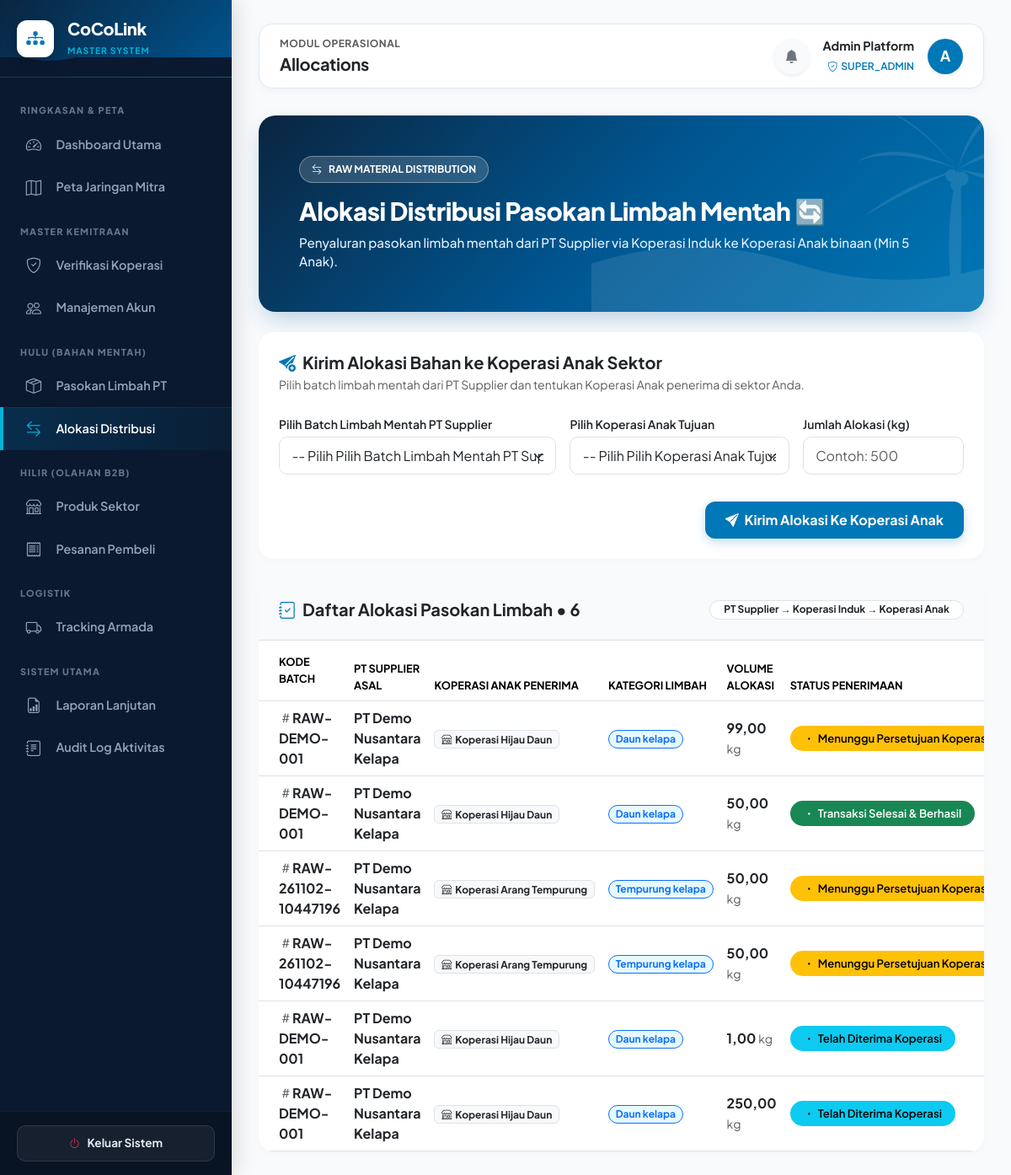
Page /index.php?page=allocations (signed in) on the earlier database version.
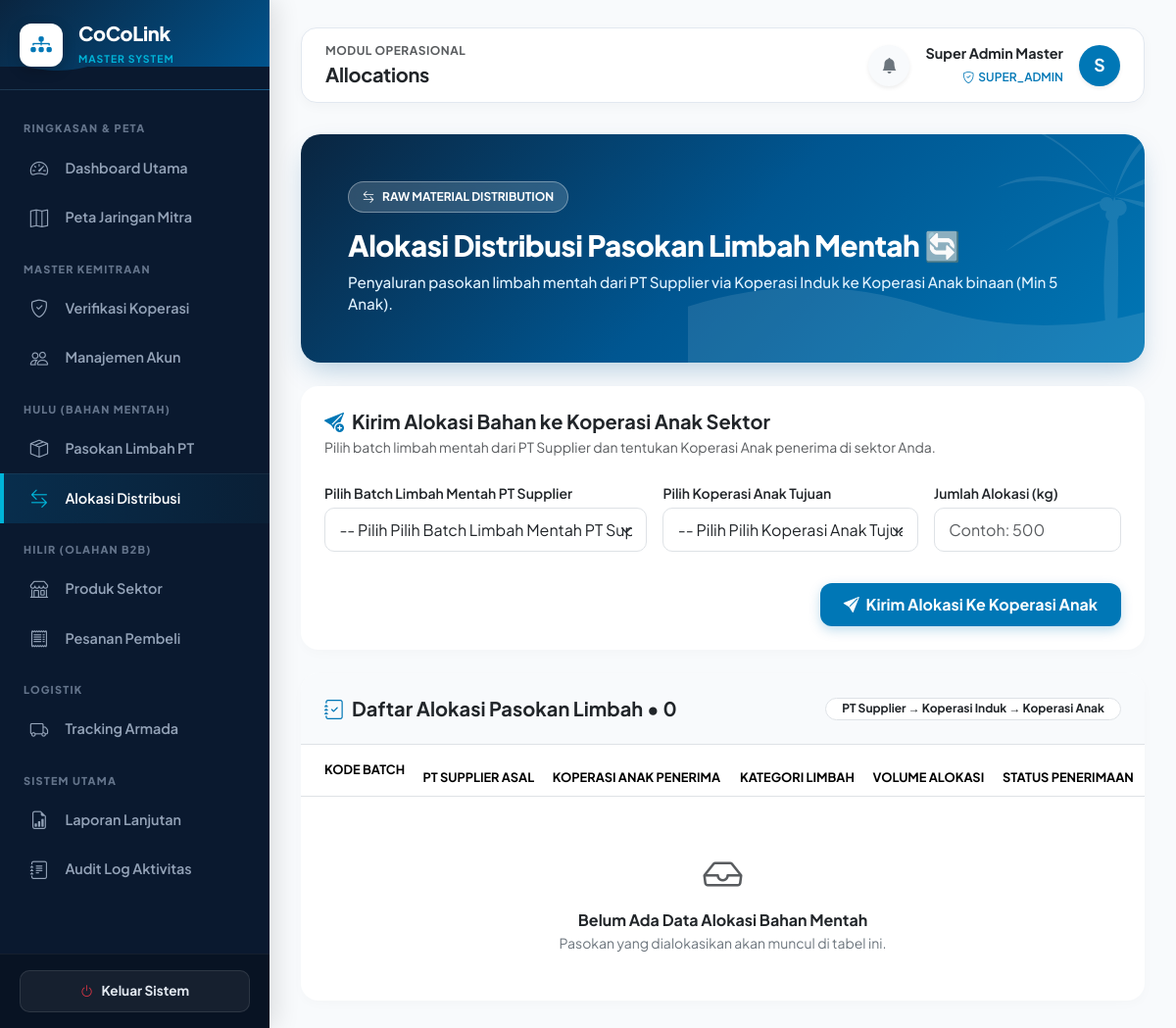
Same page on the later database version.
### tables this page shows
CREATE TABLE `users` (
  `id` int(11) NOT NULL,
  `name` varchar(255) NOT NULL,
  `email` varchar(191) NOT NULL,
  `password` varchar(255) NOT NULL,
  `role` enum('super_admin','induk','supplier','coop','buyer','driver') NOT NULL,
  `supplier_id` int(11) DEFAULT NULL,
  `coop_id` int(11) DEFAULT NULL,
  `buyer_id` int(11) DEFAULT NULL,
  `is_active` tinyint(1) DEFAULT 1,
  `created_at` datetime DEFAULT current_timestamp()
);

CREATE TABLE `allocations` (
  `id` int(11) NOT NULL,
  `batch_id` int(11) NOT NULL,
  `coop_id` int(11) NOT NULL,
  `quantity` decimal(12,2) DEFAULT 0.00,
  `status` enum('proposed','accepted','rejected') DEFAULT 'proposed',
  `created_at` datetime DEFAULT current_timestamp()
);

CREATE TABLE `raw_batches` (
  `id` int(11) NOT NULL,
  `batch_code` varchar(100) NOT NULL,
  `supplier_id` int(11) NOT NULL,
  `raw_type_id` int(11) NOT NULL,
  `quantity` decimal(12,2) DEFAULT 0.00,
  `notes` text DEFAULT NULL,
  `created_at` datetime DEFAULT current_timestamp()
);

CREATE TABLE `suppliers` (
  `id` int(11) NOT NULL,
  `legal_name` varchar(255) NOT NULL,
  `nib` varchar(100) DEFAULT NULL,
  `email` varchar(191) DEFAULT NULL,
  `phone` varchar(50) DEFAULT NULL,
  `address` text DEFAULT NULL,
  `city` varchar(100) DEFAULT NULL,
  `province` varchar(100) DEFAULT NULL,
  `status` enum('pending','verified','rejected') DEFAULT 'verified',
  `latitude` decimal(10,8) DEFAULT NULL,
  `longitude` decimal(11,8) DEFAULT NULL,
  `created_at` datetime DEFAULT current_timestamp()
);

CREATE TABLE `cooperatives` (
  `id` int(11) NOT NULL,
  `supplier_id` int(11) DEFAULT NULL,
  `name` varchar(255) NOT NULL,
  `city` varchar(100) DEFAULT NULL,
  `address` text DEFAULT NULL,
  `status` enum('pending','verified','rejected') DEFAULT 'verified',
  `specialty_raw_type_id` int(11) DEFAULT NULL,
  `latitude` decimal(10,8) DEFAULT NULL,
  `longitude` decimal(11,8) DEFAULT NULL,
  `created_at` datetime DEFAULT current_timestamp()
);

CREATE TABLE `raw_types` (
  `id` int(11) NOT NULL,
  `name` varchar(100) NOT NULL,
  `code` varchar(50) DEFAULT NULL
);

### app/views/pages/allocations.php (the view, shortened to what the changed rows need)
<?php
function page_allocations(array $u): void {
    $isCoop   = $u['role'] === 'coop';
    $isSuper  = $u['role'] === 'super_admin';
    if ($isCoop) {
        $userCoopId = (int)($u['coop_id'] ?? 0);
        $userSuppId = (int)($u['supplier_id'] ?? 0);
        $allocs = rows("SELECT a.*, b.batch_code, r.name AS raw_name, s.legal_name AS supplier_name, c.name AS coop_name
                       FROM allocations a
                       JOIN raw_batches b ON b.id=a.batch_id
                       JOIN raw_types r ON r.id=b.raw_type_id
                       JOIN suppliers s ON s.id=b.supplier_id
                       JOIN cooperatives c ON c.id=a.coop_id
                       WHERE a.coop_id = ?
                          OR (c.supplier_id = ? AND ? > 0)
                          OR a.coop_id IN (SELECT id FROM cooperatives WHERE supplier_id = ? AND ? > 0)
                       ORDER BY a.id DESC", [$userCoopId, $userSuppId, $userSuppId, $userSuppId, $userSuppId]);
    } else {
        $sid = (int)($u['supplier_id'] ?? 0);
        $allocs = rows("SELECT a.*, b.batch_code, r.name AS raw_name, s.legal_name AS supplier_name, c.name AS coop_name
                       FROM allocations a
                       JOIN raw_batches b ON b.id=a.batch_id
                       JOIN raw_types r ON r.id=b.raw_type_id
                       JOIN suppliers s ON s.id=b.supplier_id
                       JOIN cooperatives c ON c.id=a.coop_id
                       " . ($sid && !$isSuper ? "WHERE b.supplier_id = {$sid}" : "") . "
                       ORDER BY a.id DESC");
    }
?>
<div class="allocations-container">
    <div class="card border-0 mb-4 ocean-banner-card">
        <div class="card-body p-4 p-md-5 position-relative" style="z-index: 1;">
            <div class="d-flex justify-content-between align-items-center flex-wrap gap-3">
                <div>
                    <h2 class="banner-title mb-2">Alokasi Distribusi Pasokan Limbah Mentah 🔄</h2>
                </div>
            </div>
        </div>
    </div>
    <div class="card border-0 section-card overflow-hidden">
        <div class="card-body p-0">
            <div class="p-4 border-bottom d-flex justify-content-between align-items-center flex-wrap gap-2" style="background:#F8FAFC;">
                <h5 class="fw-bold mb-0 text-dark"><i class="bi bi-journal-check me-2" style="color:#0077B6"></i>Daftar Alokasi Pasokan Limbah &bull; <?= count($allocs) ?></h5>
                <span class="badge bg-white text-dark border px-3 py-1.5 rounded-pill small">PT Supplier &rarr; Koperasi Induk &rarr; Koperasi Anak</span>
            </div>
            <div class="table-responsive">
                <table class="table table-hover align-middle mb-0">
                    <thead style="background:#F1F5F9; font-size:0.8rem; color:#475569; text-transform:uppercase;">
                        <tr>
                            <th class="ps-4 py-3">Kode Batch</th>
                            <th>PT Supplier Asal</th>
                            <th>Koperasi Anak Penerima</th>
                            <th>Kategori Limbah</th>
                            <th>Volume Alokasi</th>
                            <th>Status Penerimaan</th>
                        </tr>
                    </thead>
                    <tbody>
                    <?php foreach ($allocs as $al): ?>
                        <tr>
                            <td class="ps-4 fw-bold text-dark"><i class="bi bi-hash text-muted"></i><?= e($al['batch_code']) ?></td>
                            <td><strong class="text-dark"><?= e($al['supplier_name']) ?></strong></td>
                            <td><span class="badge bg-light text-dark border"><i class="bi bi-shop me-1"></i><?= e($al['coop_name']) ?></span></td>
                            <td><span class="badge bg-info bg-opacity-10 text-primary border border-primary px-2.5 py-1 rounded-pill"><?= e($al['raw_name']) ?></span></td>
                            <td><strong class="fs-6 text-dark"><?= number($al['quantity']) ?></strong> <small class="text-muted">kg</small></td>
                            <td><?= badge($al['status']) ?></td>
                        </tr>
                    <?php endforeach; ?>
                    </tbody>
                </table>
                <?php if (!$allocs): ?>
                    <div class="p-5 text-center">
                        <i class="bi bi-inbox fs-1 text-muted d-block mb-2"></i>
                        <h6 class="fw-bold text-dark mb-1">Belum Ada Data Alokasi Bahan Mentah</h6>
                        <p class="text-secondary small mb-0">Pasokan yang dialokasikan akan muncul di tabel ini.</p>
                    </div>
                <?php endif; ?>
            </div>
        </div>
    </div>
</div>
<?php } ?>

### app/views/layout.php (shortened to what the changed rows need)
<?php
function render_layout(string $page, array $u, callable $contentRenderer): void {
    $menuGroups = [
        'Ringkasan & Peta' => [
            'dashboard'    => ['label' => 'Dashboard Utama', 'icon' => 'bi-speedometer2', 'roles' => ['super_admin', 'induk', 'supplier', 'coop', 'buyer', 'driver']],
            'maps'         => ['label' => 'Peta Jaringan Mitra', 'icon' => 'bi-map', 'roles' => ['super_admin', 'induk', 'supplier', 'coop', 'buyer', 'driver']],
        ],
        'Master Kemitraan' => [
            'verification' => ['label' => 'Verifikasi Koperasi', 'icon' => 'bi-shield-check', 'roles' => ['super_admin', 'induk', 'supplier']],
            'accounts'     => ['label' => 'Manajemen Akun', 'icon' => 'bi-people', 'roles' => ['super_admin', 'induk', 'supplier']],
        ],
        'Hulu (Bahan Mentah)' => [
            'batches'      => ['label' => 'Pasokan Limbah PT', 'icon' => 'bi-box-seam', 'roles' => ['super_admin', 'induk', 'supplier']],
            'allocations'  => ['label' => 'Alokasi Distribusi', 'icon' => 'bi-arrow-left-right', 'roles' => ['super_admin', 'induk', 'supplier', 'coop']],
        ],
        'Hilir (Olahan B2B)' => [
            'products'     => ['label' => 'Produk Sektor', 'icon' => 'bi-shop', 'roles' => ['super_admin', 'induk', 'supplier', 'coop']],
            'catalog'      => ['label' => 'Katalog Industri', 'icon' => 'bi-cart-check', 'roles' => ['buyer']],
            'orders'       => ['label' => 'Pesanan Pembeli', 'icon' => 'bi-receipt', 'roles' => ['super_admin', 'induk', 'supplier', 'coop', 'buyer']],
        ],
        'Logistik' => [
            'shipments'    => ['label' => 'Tracking Armada', 'icon' => 'bi-truck', 'roles' => ['super_admin', 'induk', 'supplier', 'coop', 'driver', 'buyer']],
        ],
        'Sistem Utama' => [
            'reports'      => ['label' => 'Laporan Lanjutan', 'icon' => 'bi-file-earmark-bar-graph', 'roles' => ['super_admin']],
            'audit'        => ['label' => 'Audit Log Aktivitas', 'icon' => 'bi-journal-text', 'roles' => ['super_admin']],
        ]
    ];
?>
<!doctype html>
<html lang="id">
<head>
    <link href="https://cdn.jsdelivr.net/npm/bootstrap@5.3.2/dist/css/bootstrap.min.css" rel="stylesheet">
    <link rel="stylesheet" href="https://cdn.jsdelivr.net/npm/bootstrap-icons@1.11.2/font/bootstrap-icons.min.css">
</head>
<body>
<div class="wrapper">
    <aside class="sidebar" id="sidebar">
        <nav class="sidebar-scroll" id="sidebarNav">
            <?php foreach ($menuGroups as $groupName => $items): ?>
                <?php
                    $hasAccess = false;
                    foreach ($items as $item) {
                        if (in_array(($u['role'] ?? ''), $item['roles'], true)) {
                            $hasAccess = true;
                            break;
                        }
                    }
                ?>
                <?php if ($hasAccess): ?>
                    <div class="sidebar-heading text-uppercase"><?= e($groupName) ?></div>
                    <?php foreach ($items as $key => $item): ?>
                        <?php if (in_array(($u['role'] ?? ''), $item['roles'], true)): ?>
                            <a href="<?= url($key) ?>" class="nav-link-coco <?= $page === $key ? 'active' : '' ?>">
                                <i class="bi <?= $item['icon'] ?> nav-icon"></i>
                                <span><?= e($item['label']) ?></span>
                            </a>
                        <?php endif; ?>
                    <?php endforeach; ?>
                <?php endif; ?>
            <?php endforeach; ?>
        </nav>
    </aside>
    <main class="main-content">
        <header class="top-navbar d-flex justify-content-between align-items-center">
            <div class="d-flex align-items-center gap-2 gap-md-3">
                <div class="dropdown">
                    <button class="btn btn-light position-relative rounded-circle p-2 border-0 shadow-sm" type="button" data-bs-toggle="dropdown" aria-expanded="false" style="width: 42px; height: 42px; background: #F8FAFC;">
                    </button>
                </div>
                <div class="d-none d-md-block text-end">
                    <div class="fw-bold text-dark" style="font-size:0.9rem;"><?= e($u['name'] ?? 'User') ?></div>
                    <span class="fw-semibold" style="font-size:0.75rem; color:var(--ocean-primary);"><i class="bi bi-shield-check me-1"></i><?= e(strtoupper($u['role'] ?? 'GUEST')) ?></span>
                </div>
                <div class="text-white rounded-circle d-flex justify-content-center align-items-center fw-bold shadow-sm" style="width:42px; height:42px; font-size:1.1rem; background: var(--ocean-primary);">
                    <?= strtoupper(substr(($u['name'] ?? 'U'), 0, 1)) ?>
                </div>
            </div>
        </header>
        <?php $contentRenderer(); ?>
    </main>
</div>
</body>
</html>
<?php
}

### app/bootstrap.php (shortened to what the changed rows need)
<?php
$config = require __DIR__ . '/../config/config.php';
function db(): PDO {
    global $config;
    static $pdo = null;
    if ($pdo === null) {
        $pdo = new PDO(
            'mysql:host=' . $config['db_host'] . ';port=' . $config['db_port'] . ';dbname=' . $config['db_name'] . ';charset=utf8mb4',
            $config['db_user'],
            $config['db_password'],
            [
                PDO::ATTR_ERRMODE            => PDO::ERRMODE_EXCEPTION,
                PDO::ATTR_DEFAULT_FETCH_MODE => PDO::FETCH_ASSOC,
                PDO::ATTR_EMULATE_PREPARES   => false
            ]
        );
    }
    return $pdo;
}
function sql(string $query, array $params = []): PDOStatement {
    $st = db()->prepare($query);
    $st->execute($params);
    return $st;
}
function rows(string $query, array $params = []): array {
    return sql($query, $params)->fetchAll();
}
function one(string $query, array $params = []): ?array {
    $r = sql($query, $params)->fetch();
    return $r ?: null;
}
function e(mixed $v): string {
    return htmlspecialchars((string)($v ?? ''), ENT_QUOTES | ENT_SUBSTITUTE, 'UTF-8');
}
function app_base(): string {
    $dir = str_replace('\\', '/', dirname($_SERVER['SCRIPT_NAME'] ?? '/index.php'));
    return ($dir === '/' || $dir === '.') ? '' : rtrim($dir, '/');
}
function url(string $page = 'dashboard', array $args = []): string {
    return app_base() . '/index.php?' . http_build_query(array_merge(['page' => $page], $args));
}
function number(mixed $n, int $dec = 2): string {
    return number_format((float)$n, $dec, ',', '.');
}
function current_user(): ?array {
    $u = one('SELECT * FROM users WHERE id=?', [(int)$_SESSION['uid']]);
    return $u;
}
function user(): array {
    $u = current_user();
    return $u;
}
function must_role(array $roles): array {
    $u = user();
    return $u;
}
function status_text(string $status): string {
    return [
        'pending'          => 'Menunggu Pengesahan',
        'verified'         => 'Mitra Resmi / Terverifikasi',
        'rejected'         => 'Ditolak / Perlu Perbaikan',
        'proposed'         => 'Menunggu Persetujuan Koperasi',
        'accepted'         => 'Telah Diterima Koperasi',
        'completed'        => 'Transaksi Selesai & Berhasil',
        'requested'        => 'Menunggu Persetujuan Order',
        'approved'         => 'Pesanan Disetujui',
        'assigned'         => 'Driver Telah Ditugaskan',
        'in_transit'       => 'Dalam Perjalanan Pengiriman',
        'pickup_pending'   => 'Pengajuan Pickup (Butuh ACC)',
        'pickup_requested' => 'Driver Meminta Pickup',
        'pickup_rejected'  => 'Pickup Ditolak Gudang',
        'picked_up'        => 'Sudah Diambil dari Gudang',
        'delivered'        => 'Barang Tiba di Tujuan'
    ][$status] ?? ucwords(str_replace('_', ' ', $status));
}
function badge(string $status): string {
    $color = match ($status) {
        'completed', 'verified', 'delivered' => 'success',
        'rejected', 'pickup_rejected'        => 'danger',
        'accepted', 'approved'               => 'info',
        'in_transit', 'picked_up'            => 'primary',
        default                              => 'warning'
    };
    return '<span class="badge rounded-pill text-bg-' . $color . ' px-3 py-2 fw-semibold" style="font-size:0.82rem;"><i class="bi bi-dot me-1"></i>' . e(status_text($status)) . '</span>';
}
?>

Differences in the rows shown:
removed allocations: batch.batch_code "RAW-DEMO-001", suppliers.legal_name "PT Demo Nusantara Kelapa", coop.name "Koperasi Hijau Daun", raw_types.name "Daun kelapa", quantity "99,00", status "Menunggu Persetujuan…"
removed allocations: batch.batch_code "RAW-DEMO-001", suppliers.legal_name "PT Demo Nusantara Kelapa", coop.name "Koperasi Hijau Daun", raw_types.name "Daun kelapa", quantity "50,00", status "Transaksi Selesai & Berhasil"
removed allocations: batch.batch_code "RAW-261102-10447196", suppliers.legal_name "PT Demo Nusantara Kelapa", coop.name "Koperasi Arang Tempurung", raw_types.name "Tempurung kelapa", quantity "50,00", status "Menunggu Persetujuan…"
removed allocations: batch.batch_code "RAW-261102-10447196", suppliers.legal_name "PT Demo Nusantara Kelapa", coop.name "Koperasi Arang Tempurung", raw_types.name "Tempurung kelapa", quantity "50,00", status "Menunggu Persetujuan…"
removed allocations: batch.batch_code "RAW-DEMO-001", suppliers.legal_name "PT Demo Nusantara Kelapa", coop.name "Koperasi Hijau Daun", raw_types.name "Daun kelapa", quantity "1,00", status "Telah Diterima Koperasi"
removed allocations: batch.batch_code "RAW-DEMO-001", suppliers.legal_name "PT Demo Nusantara Kelapa", coop.name "Koperasi Hijau Daun", raw_types.name "Daun kelapa", quantity "250,00", status "Telah Diterima Koperasi"
changed users "SUPER_ADMIN": name "Admin Platform" → "Super Admin Master"; name "A" → "S"
Other differences:
count($allocs): "6" → "0"
text now shown: "Belum Ada Data Alokasi Bahan Mentah Pasokan yang dialokasikan akan muncul di tabel ini."
